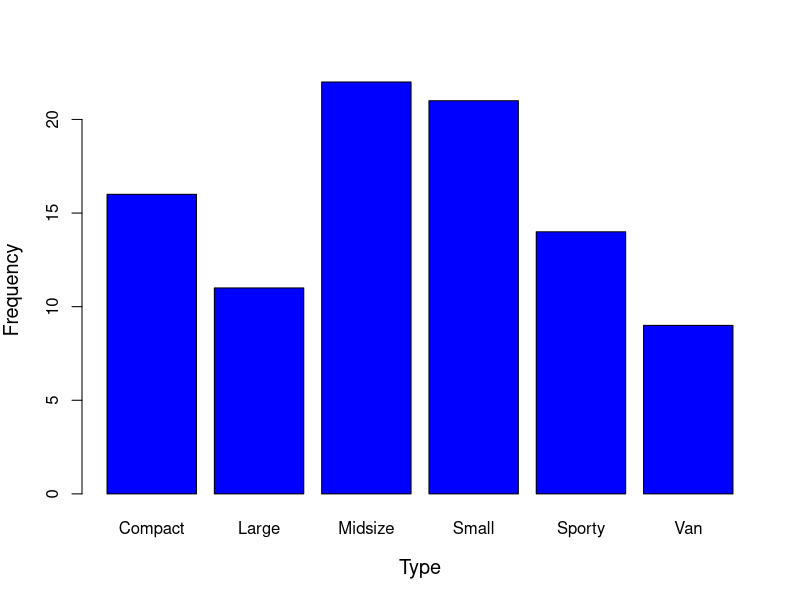
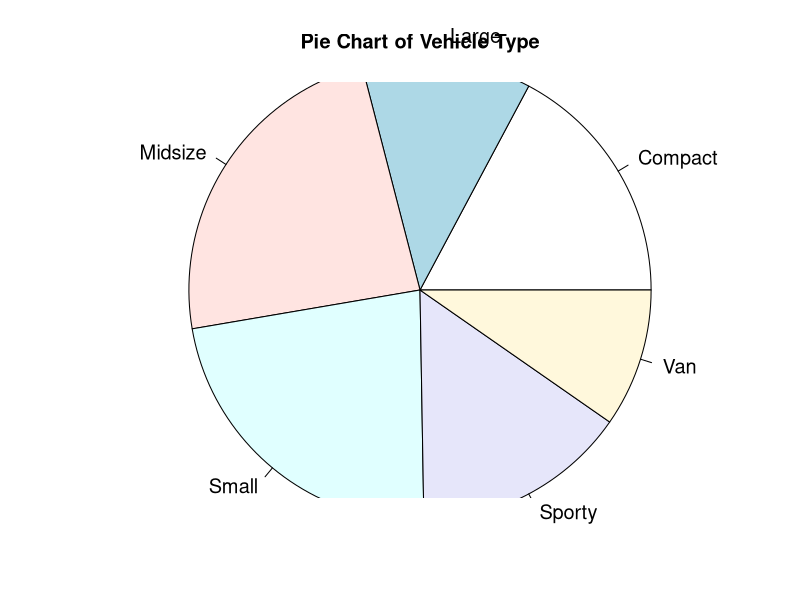
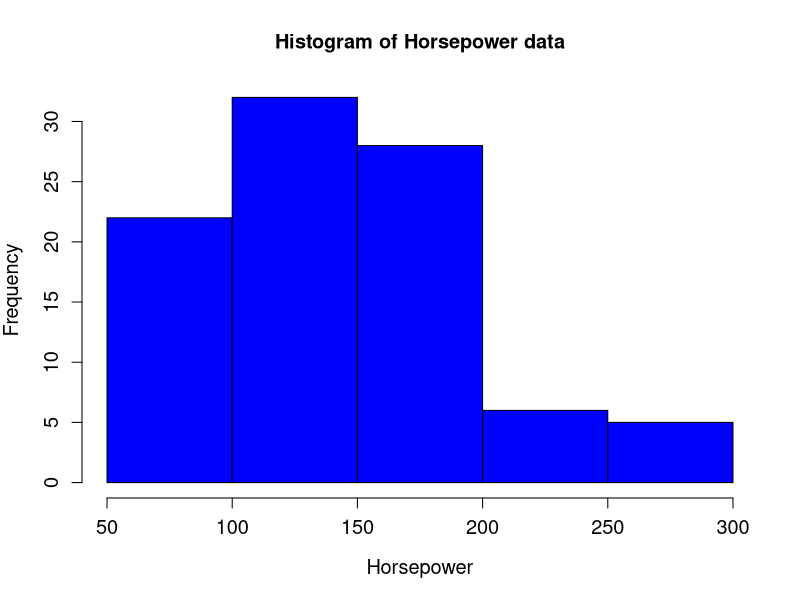
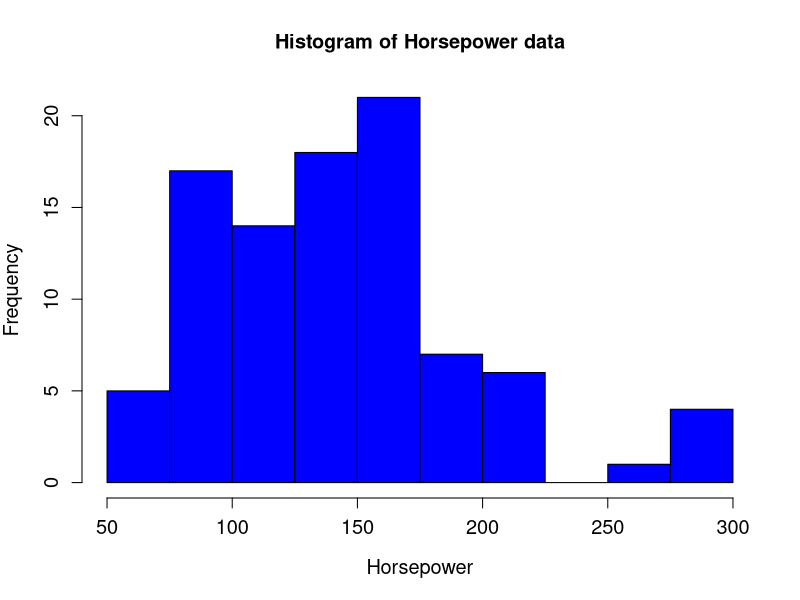
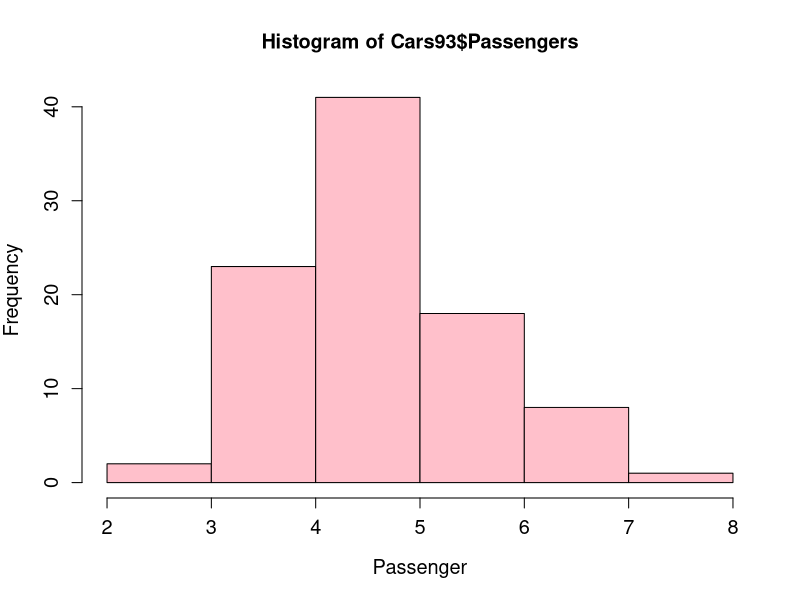
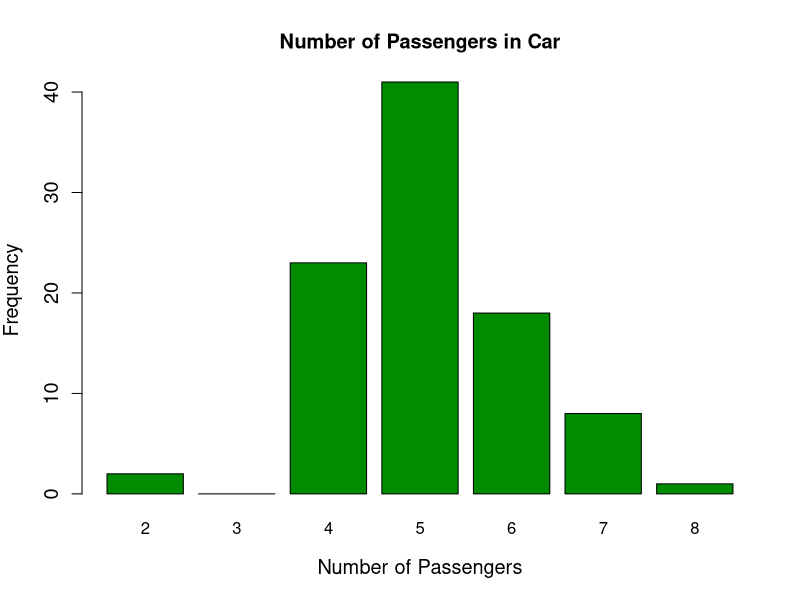
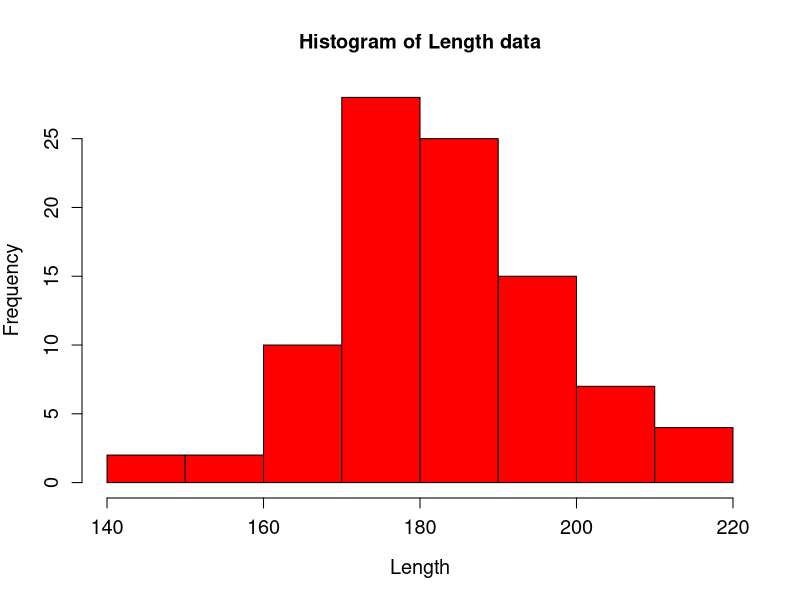

Generate these figures, in order, with R:
## ---- chunk 1
# Your code goes here
## ---- chunk 2
library(MASS)
data(Cars93)
## ---- chunk 3
head(Cars93)
## ---- chunk 4
table(Cars93$Type)
table(Cars93$Type)/length(Cars93$Type)
## ---- chunk 5
barplot(table(Cars93$Type), xlab="Type", ylab="Frequency", cex.lab=1.2, col="blue")
## ---- chunk 6
slices <- c(16, 11, 22, 21, 14, 9)
labels <- c("Compact", "Large", "Midsize", "Small", "Sporty", "Van")
pie(slices, labels=labels, main= "Pie Chart of Vehicle Type", cex=1.2, radius=1.2)
## ---- chunk 7
hist(Cars93$Horsepower, main="Histogram of Horsepower data", xlab="Horsepower", col="blue", cex.lab=1.2, cex.axis=1.2)
## ---- chunk 8
hist(Cars93$Horsepower, breaks=seq(50, 300, 25), main= "Histogram of Horsepower data", xlab="Horsepower", col="blue", cex.lab=1.2, cex.axis=1.2)
## ---- chunk 9

## ---- chunk 10
hist(Cars93$Passengers, xlab= "Passenger", col="pink", cex.lab=1.2, cex.axis=1.2)
## ---- chunk 11
barplot(table(factor(Cars93$Passengers, levels=2:8)), main="Number of Passengers in Car", xlab= "Number of Passengers", ylab= "Frequency", cex.axis = 1.2, cex.lab=1.2, col="green4")
## ---- chunk 12
hist(Cars93$Length, main="Histogram of Length data", xlab="Length", col="red", cex.lab=1.2, cex.axis=1.2)
## ---- chunk 13
mean(Cars93$Length)
median(Cars93$Length)
